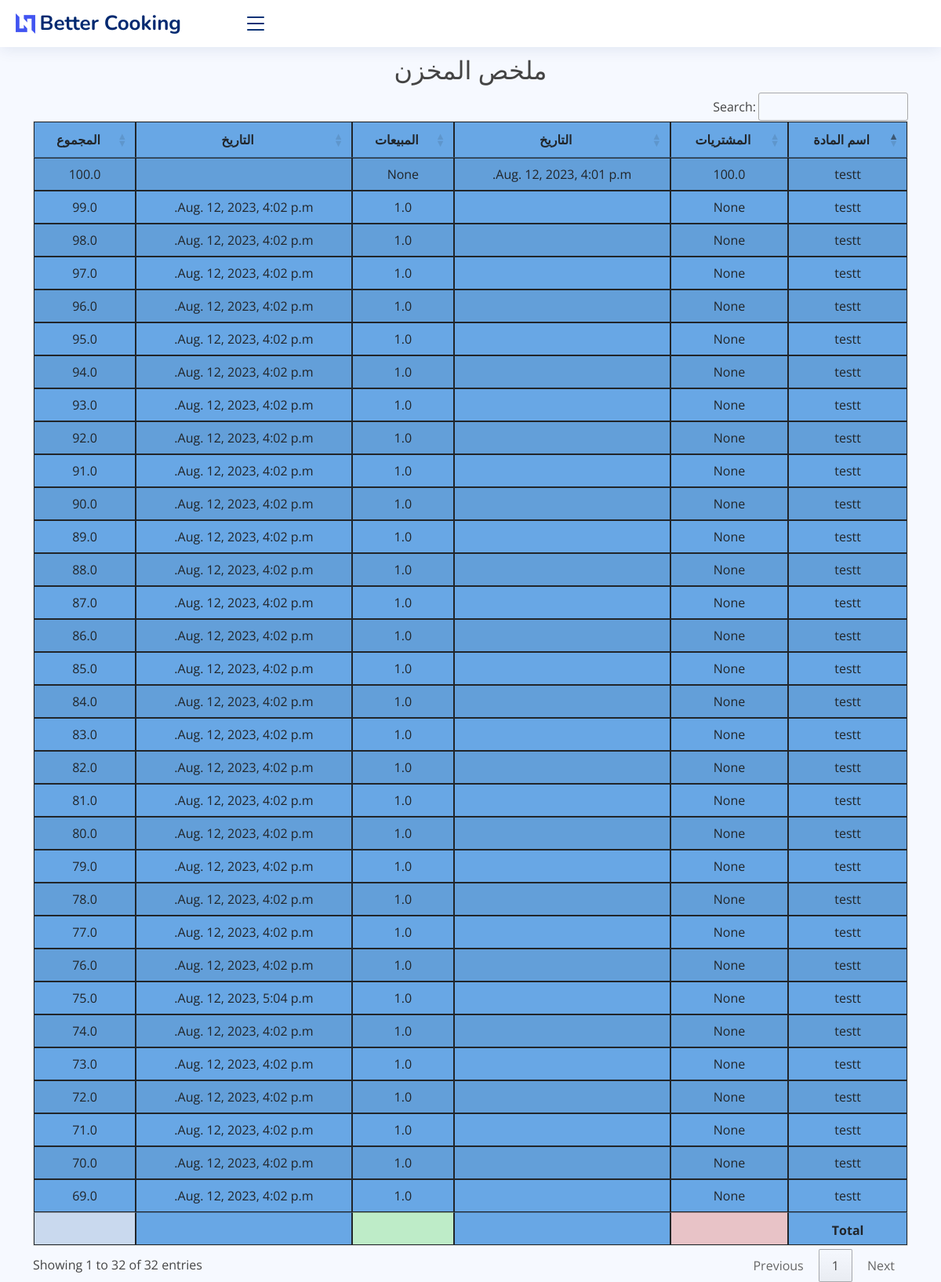
Page /stock_report on the earlier database version.
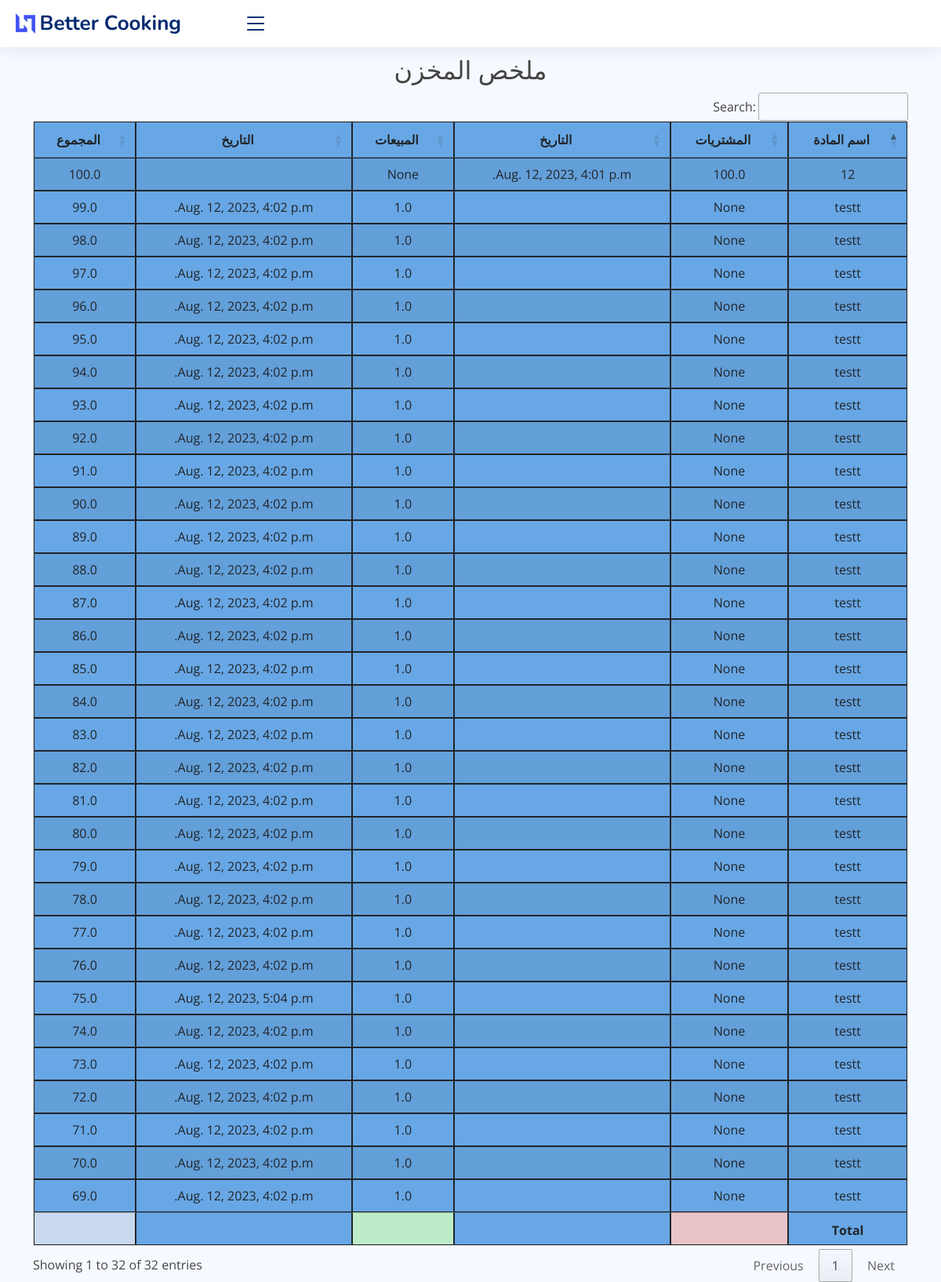
Same page on the later database version.
### core/models.py (models this page shows, shortened)
class Inventory(models.Model):
    item = models.ForeignKey(Item, on_delete=models.CASCADE)
    purchase = models.ForeignKey(Purchase, on_delete=models.CASCADE, default=0, null=True)
    sale = models.ForeignKey(SaleInvoice, on_delete=models.CASCADE, default=0, null=True)
    pur_qty = models.FloatField(default=0, null=True)
    sale_qty = models.FloatField(default=0, null=True)
    total_bal_qty = models.FloatField(default=0)
    return_qty = models.FloatField(default=0)
    class Meta:
        verbose_name_plural = ' تفاصيل المخزون'

class Item(models.Model):
    PRICELIST = (
        ('مفرد', 'مفرد'),
        ('جملة', 'جملة'),
        ('شراء', 'شراء'),
        ('قسط', 'قسط'),
    )
    item_code = models.CharField(max_length=50)
    name = models.CharField(max_length=255, verbose_name='detail')
    category = models.CharField(max_length=30, default='Test')
    price = models.FloatField(default=1)
    price_list = models.CharField(max_length=30, choices=PRICELIST, default='مفرد')
    note = models.TextField(blank=True)
    class Meta:
        verbose_name_plural = 'المواد'
    def __str__(self):
        return f"{self.item_code}"

class Purchase(models.Model):
    invoice_number = models.CharField(max_length=8, unique=True, editable=False)
    vendor = models.ForeignKey(Vendor, on_delete=models.CASCADE)
    date = models.DateTimeField()
    note = models.TextField(blank=True)
    class Meta:
        verbose_name_plural = ' فاتورة الشراء'

### core/views.py (the view, shortened to what this page needs)
# urls.py: path('stock_report', views.stock_report, name="stock_report"),
def stock_report(request):
    stock_report = Inventory.objects.select_related()
    context = {'stock_report': stock_report}
    return render(request, 'core/reports/stock_report.html', context)

### core/templates/core/reports/stock_report.html (shortened to what this page needs)
{% extends 'core/base.html' %}
{% block content %}
    <br>
    <br> <br>
 <h2 class="text-center"> ملخص المخزن </h2>
    <table id="example4" class="table table-striped" style="background-color: #68a7e5">
        <thead>
        <tr>
            <th>اسم المادة</th>
            <th>المشتريات</th>
            <th>التاريخ</th>
            <th>المبيعات</th>
            <th>التاريخ</th>
            <th>المجموع</th>
        </tr>
        </thead>
        <tbody>
        {% for i in  stock_report %}
            <tr>
                <td>{{ i.item }}</td>
                <td>{{ i.pur_qty }}</td>
                <td>{{ i.purchase.date }}</td>
                <td>{{ i.sale_qty }}</td>
                <td>{{ i.sale.date }}</td>
                <td>{{ i.total_bal_qty }}</td>
            </tr>
        {% endfor %}
        </tbody>
        <tfoot>
        <th></th>
        <th style="background-color: #e8c3c7"></th>
         <th></th>
        <th style="background-color: #beecc8"></th>
         <th></th>
        <th style="background-color: #c9d9ee"></th>
        </tfoot>
    </table>
{% endblock %}

Differences in the rows shown:
changed through a linked row, Inventory "Aug. 12, 2023, 4:01 p.m.": item "testt" → "12"
